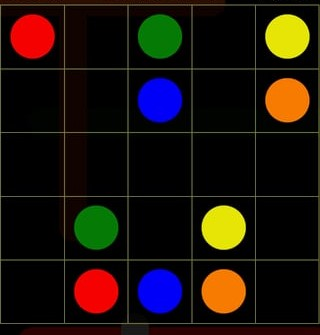
#> input picture puzzle.png, 320 x 335 px
$ python main.py
#> lines starting #> are read from the running program, lines starting #| are printed output that depends on the picture; after the words box and inside, x2 and y2 are one past the last pixel; in counts of white or black regions, pixels touching at a corner belong together
### image_parser.py
import cv2
import numpy as np

COLOR_RANGES = {
    "R": ([0, 120, 70], [10, 255, 255]),
    "G": ([35, 80, 80], [85, 255, 255]),
    "B": ([100, 120, 70], [130, 255, 255]),
    "Y": ([20, 120, 120], [35, 255, 255]),
    "O": ([10, 120, 120], [20, 255, 255]),
}


def detect_color(hsv_cell):
    best = None
    best_score = 0

    for color, (low, high) in COLOR_RANGES.items():
        mask = cv2.inRange(hsv_cell, np.array(low), np.array(high))
        score = np.sum(mask)

        if score > best_score and score > 1500:
            best = color
            best_score = score

    return best


def extract_grid(image_path, grid_size=5):
#> called with image_path = 'puzzle.png', grid_size = 5
    img = cv2.imread(image_path)
#> img is the input picture: shape (335, 320, 3); mean B, G, R 12.5, 19.2, 28.4

    # speed: resize to reduce computation
    img = cv2.resize(img, (500, 500))
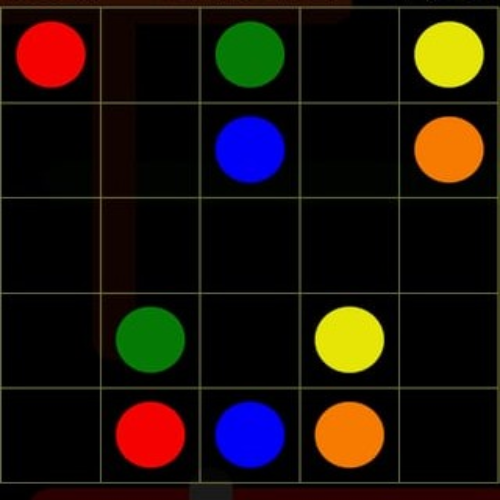
#> img: shape (500, 500, 3); mean B, G, R 12.4, 19.1, 28.3

    hsv = cv2.cvtColor(img, cv2.COLOR_BGR2HSV)
#> hsv: shape (500, 500, 3); mean H, S, V 44.5, 157.2, 39.4

    rows = cols = grid_size

    h, w = img.shape[:2]
#> h = 500; w = 500
    cell_h = h // rows
#> cell_h = 100
    cell_w = w // cols
#> cell_w = 100

    board = [[None for _ in range(cols)] for _ in range(rows)]
    endpoints = {}

    for r in range(rows):
        for c in range(cols):

            cell = hsv[
                r * cell_h:(r + 1) * cell_h,
                c * cell_w:(c + 1) * cell_w
            ]

            color = detect_color(cell)

            if color:
                board[r][c] = color
                endpoints.setdefault(color, []).append((r, c))
#> cell: shape (100, 100, 3); mean H, S, V 38, 99.7, 9.2
#> after the loop, board = 5 items; endpoints = {'R': [(0, 0), (4, 1)], 'G': [(0, 2), (3, 1)], 'Y': [(0, 4), (3, 3)], 'B': [(1, 2), (4, 2)], 'O': [(1, 4), (4, 3)]}

    return board, endpoints, img

### solver.py
import copy

DIRS = [(1,0),(-1,0),(0,1),(0,-1)]


def solve_flow(board, endpoints):
    rows, cols = len(board), len(board[0])
    colors = list(endpoints.keys())

    # grid tracks occupancy
    grid = [[None for _ in range(cols)] for _ in range(rows)]

    # place endpoints
    for color, pts in endpoints.items():
        for r, c in pts:
            grid[r][c] = color

    paths = {color: [] for color in colors}


    def in_bounds(r, c):
        return 0 <= r < rows and 0 <= c < cols


    def is_free(r, c, color):
        return grid[r][c] in [None, color]


    # heuristic: solve hardest first (furthest endpoints)
    def sort_colors():
        def dist(color):
            (r1, c1), (r2, c2) = endpoints[color]
            return abs(r1 - r2) + abs(c1 - c2)
        return sorted(colors, key=dist, reverse=True)


    ordered_colors = sort_colors()


    def dfs_color(i):
        if i == len(ordered_colors):
            # success only if grid is fully filled or valid
            return True

        color = ordered_colors[i]
        start, end = endpoints[color]

        visited = set()

        def dfs(r, c, path):
            if (r, c) == end:
                paths[color] = path[:]
                return dfs_color(i + 1)

            for dr, dc in DIRS:
                nr, nc = r + dr, c + dc

                if not in_bounds(nr, nc):
                    continue
                if (nr, nc) in visited:
                    continue
                if not is_free(nr, nc, color):
                    continue

                visited.add((nr, nc))
                path.append((nr, nc))

                prev = grid[nr][nc]
                grid[nr][nc] = color

                if dfs(nr, nc, path):
                    return True

                grid[nr][nc] = prev
                path.pop()
                visited.remove((nr, nc))

            return False

        sr, sc = start
        visited.add((sr, sc))
        return dfs(sr, sc, [start])


    success = dfs_color(0)

    if not success:
        print("Warning: no full solution found (puzzle may be unsolvable or ordering issue)")

    return paths

### render.py
import cv2

def draw_solution(image, paths, rows=5, cols=5):
    img = image.copy()

    h, w, _ = img.shape

    cell_h = h // rows
    cell_w = w // cols

    color_map = {
        "R": (255, 0, 0),
        "G": (0, 255, 0),
        "B": (0, 0, 255),
        "Y": (255, 255, 0),
        "O": (255, 165, 0)
    }

    for color, coords in paths.items():
        for i in range(len(coords) - 1):
            r1, c1 = coords[i]
            r2, c2 = coords[i + 1]

            x1 = c1 * cell_w + cell_w // 2
            y1 = r1 * cell_h + cell_h // 2

            x2 = c2 * cell_w + cell_w // 2
            y2 = r2 * cell_h + cell_h // 2

            cv2.line(
                img,
                (x1, y1),
                (x2, y2),
                color_map.get(color, (255, 255, 255)),
                4
            )

    return img

### main.py
from image_parser import extract_grid
from solver import solve_flow
from render import draw_solution
import cv2

IMAGE_PATH = "puzzle.png"


def clean_endpoints(endpoints):
    cleaned = {}
    for color, pts in endpoints.items():
        if len(pts) >= 2:
            cleaned[color] = pts[:2]
    return cleaned


board, endpoints, img = extract_grid(IMAGE_PATH, grid_size=5)
#> board = 5 items

print("RAW endpoints:", endpoints)
#| RAW endpoints: {'R': [(0, 0), (4, 1)], 'G': [(0, 2), (3, 1)], 'Y': [(0, 4), (3, 3)], 'B': [(1, 2), (4, 2)], 'O': [(1, 4), (4, 3)]}

endpoints = clean_endpoints(endpoints)
#> the loop in clean_endpoints, `for color, pts in endpoints.items():` made 5 passes
#> (color, pts) on passes 1 to 5: ('R', [(0, 0), (4, 1)]), ('G', [(0, 2), (3, 1)]), ('Y', [(0, 4), (3, 3)]), ('B', [(1, 2), (4, 2)]), ('O', [(1, 4), (4, 3)])
#> after the loop in clean_endpoints, `for color, pts in endpoints.items():`: cleaned has the same summary as endpoints in extract_grid

print("CLEAN endpoints:", endpoints)
#| CLEAN endpoints: {'R': [(0, 0), (4, 1)], 'G': [(0, 2), (3, 1)], 'Y': [(0, 4), (3, 3)], 'B': [(1, 2), (4, 2)], 'O': [(1, 4), (4, 3)]}

paths = solve_flow(board, endpoints)
#> in solve_flow, `rows, cols = len(board), len(board[0])`: rows = 5
#> in solve_flow, `colors = list(endpoints.keys())`: colors = ['R', 'G', 'Y', 'B', 'O']
#> the loop in solve_flow, `for color, pts in endpoints.items():` made 5 passes
#> after the loop in solve_flow, `for color, pts in endpoints.items():`: grid = 5 items
#> in solve_flow, `paths = {color: [] for color in colors}`: paths = {'R': [], 'G': [], 'Y': [], 'B': [], 'O': []}
#> in dist, `(r1, c1), (r2, c2) = endpoints[color]`: r1 = 0; r2 = 4; c2 = 1
#> in solve_flow, `ordered_colors = sort_colors()`: ordered_colors = ['R', 'G', 'Y', 'O', 'B']
#> in dfs_color, `color = ordered_colors[i]`: color = 'R'
#> in dfs_color, `start, end = endpoints[color]`: start = (0, 0); end = (4, 1)
#> in dfs_color, `sr, sc = start`: sr = 0
#> the loop in dfs, `for dr, dc in DIRS:` made 1 pass
#> (nr, nc, prev) on pass 1: (4, 2, 'B')
#> after the loop in dfs, `for dr, dc in DIRS:`: grid = [['R', 'G', 'G', 'Y', 'Y'], ['R', 'G', 'B', 'Y', 'O'], ['R', 'G', 'B', 'Y', 'O'], ['R', 'G', 'B', 'Y', 'O'], ['R', 'R', 'B', 'O', 'O']]; path = [(0, 0), (1, 0), (2, 0), (3, 0), (4, 0), (4, 1)]; visited = 6 items
#> in solve_flow, `success = dfs_color(0)`: success = True
#> paths = {'R': [(0, 0), (1, 0), (2, 0), (3, 0), (4, 0), (4, 1)], 'G': [(0, 2), (0, 1), (1, 1), (2, 1), (3, 1)], 'Y': [(0, 4), (0, 3), (1, 3), (2, 3), (3, 3)], 'B': [(1, 2), (2, 2), (3, 2), (4, 2)], 'O': [(1, 4), (2, 4), (3, 4), (4, 4), (4, 3)]}

output = draw_solution(img, paths)
#> the loop in draw_solution, `for color, coords in paths.items():` made 5 passes
#> (color, coords) on passes 1 to 5: ('R', [(0, 0), (1, 0), (2, 0), (3, 0), (4, 0), (4, 1)]), ('G', [(0, 2), (0, 1), (1, 1), (2, 1), (3, 1)]), ('Y', [(0, 4), (0, 3), (1, 3), (2, 3), (3, 3)]), ('B', [(1, 2), (2, 2), (3, 2), (4, 2)]), ('O', [(1, 4), (2, 4), (3, 4), (4, 4), (4, 3)])
#> after the loop in draw_solution, `for color, coords in paths.items():`:
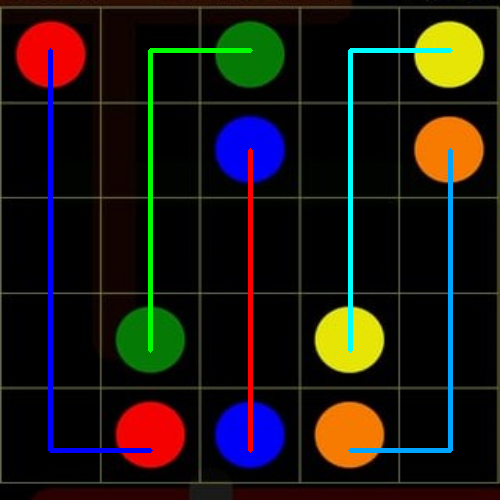
#> img: shape (500, 500, 3); 4.02% of pixels changed, all inside (x1, y1, x2, y2) = (48, 48, 453, 453)

cv2.imwrite("solved.png", output)

print("Saved solved.png")
